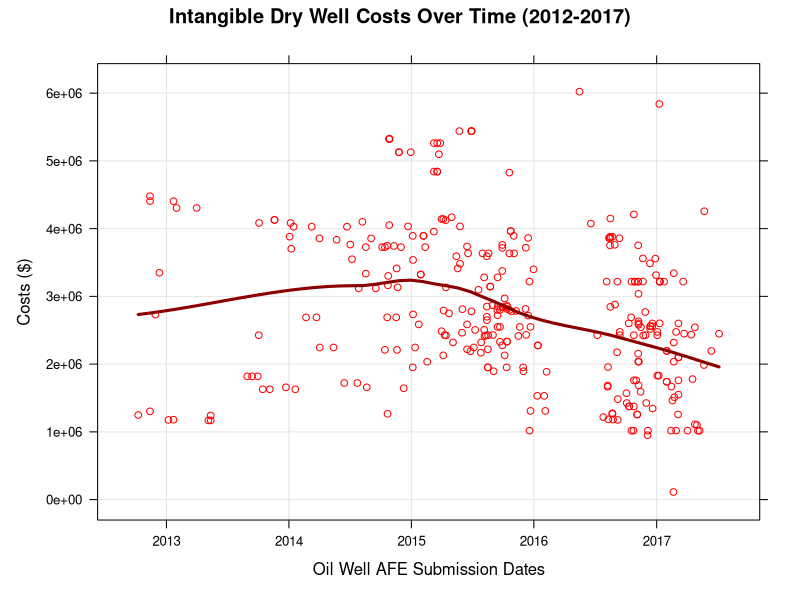

R code for this plot:
library(lattice)
Data <- read.csv("afes.csv", header=TRUE)
str(Data)
Data$ProductDates <- as.POSIXct(strptime(Data$ProductDates,"%d-%B-%Y"))
regmodel <- lm(IntangibleDryWell ~ ProductDates, data=Data)
xyplot(IntangibleDryWell ~ ProductDates, data = Data[order(Data$ProductDates),],
       xlab = "Oil Well AFE Submission Dates",
       ylab = "Costs ($)",
       main = "Intangible Dry Well Costs Over Time (2012-2017)",
       grid = TRUE,
       col = c('red'),
       type = c("p", "smooth"), 
       col.line = "darkred", 
       lwd = 3
)